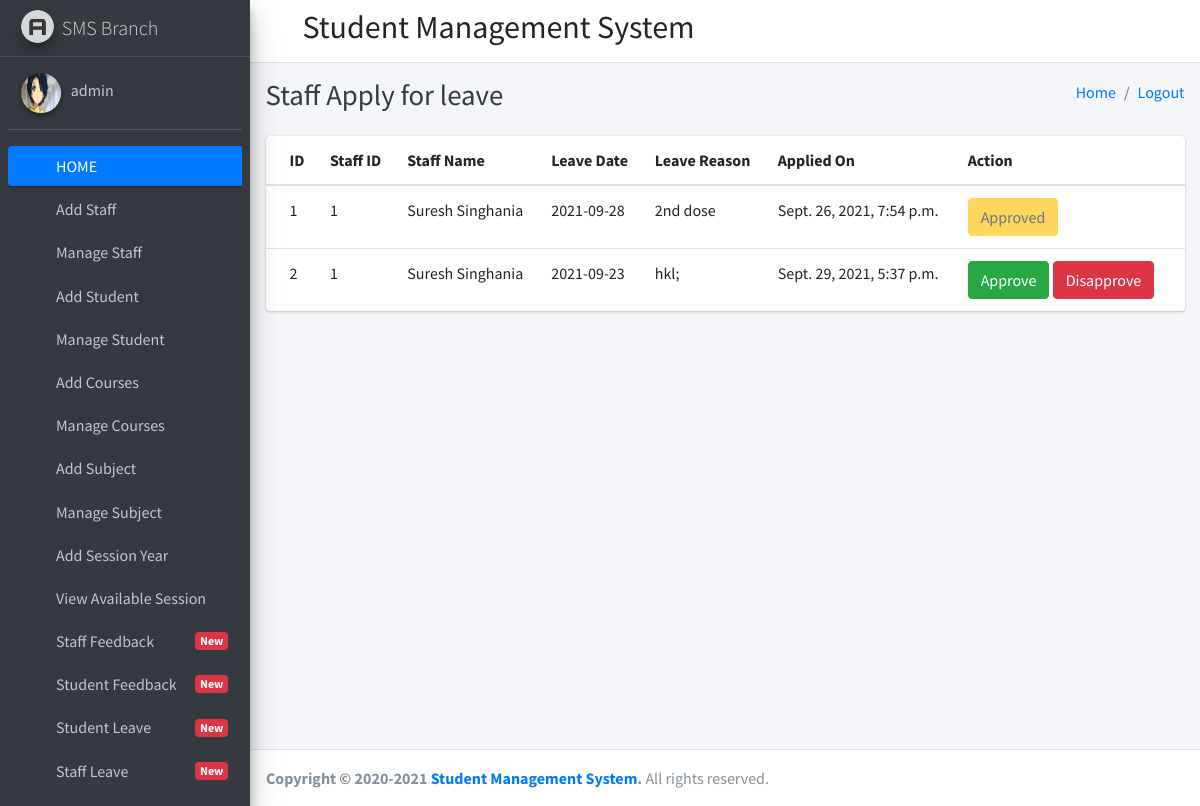
/staff_leave_view (signed in), run on the app's committed database.
### student_management_app/models.py (models this page shows)
class CustomUser(AbstractUser):
    user_type_data=((1,"HOD"),(2,"Staff"),(3,"Student"))
    user_type=models.CharField(default=1,choices=user_type_data,max_length=10)

class LeaveReportStaff(models.Model):
    id = models.AutoField(primary_key=True)
    staff_id = models.ForeignKey(Staffs, on_delete=models.CASCADE)
    leave_date = models.CharField(max_length=255,default="")
    leave_message = models.TextField()
    leave_status = models.IntegerField(default=0)
    created_at = models.DateTimeField(auto_now_add=True)
    updated_at = models.DateTimeField(auto_now_add=True)
    objects = models.Manager()

class Staffs(models.Model):
    id=models.AutoField(primary_key=True)
    admin=models.OneToOneField(CustomUser,on_delete=models.CASCADE,default="")
    address=models.TextField()
    created_at=models.DateTimeField(auto_now_add=True)
    updated_at=models.DateTimeField(auto_now_add=True)
    objects=models.Manager()

### student_management_app/HodViews.py (the view)
# urls.py: path('staff_leave_view', HodViews.staff_leave_view, name="staff_leave_view"),
def staff_leave_view(request):
    leaves = LeaveReportStaff.objects.all()
    return render(request,"hod_templates/staff_leave_view.html",{"leaves":leaves})

### student_management_app/context_processors.py (called while the page is built)
def google_analytics(request: HttpRequest):
    return {
        'GA_KEY': settings.GOOGLE_ANALYTICS_KEY,
    }

### student_management_app/templates/hod_templates/staff_leave_view.html
{% extends 'hod_templates/base_template.html' %}
{% block page_title %}
Staff Apply for leave
{% endblock page_title %}
{% block main_content %}
    <section class="content">
      <div class="container-fluid">
          <div class="row">
              <div class="col-md-12">
            <div class="card card-primary">
              <div class="card-body table-responsive p-0">
                <table class="table table-hover text-nowrap">
                  <thead>
                    <tr>
                      <th>ID</th>
                        <th>Staff ID</th>
                        <th>Staff Name</th>
                        <th>Leave Date</th>
                        <th>Leave Reason</th>
                        <th>Applied On</th>
                        <th>Action</th>
                    </tr>
                  </thead>
                  <tbody>
                    {% for leave in leaves %}
                  <tr>
                    <td>{{ leave.id }}</td>
                      <td>{{ leave.staff_id.id }}</td>
                      <td>{{ leave.staff_id.admin.first_name }} {{ leave.staff_id.admin.last_name }}</td>
                      <td>{{ leave.leave_date }}</td>
                    <td>{{ leave.leave_message }}</td>
                    <td>{{ leave.created_at }}</td>
                    <td>
                      {% if leave.leave_status == 0 %}
                      <a href="{% url 'staff_approve_leave' leave_id=leave.id %}" class="btn btn-success" >Approve</a>
                      <a href="{% url 'staff_disapprove_leave' leave_id=leave.id %}" class="btn btn-danger" >Disapprove</a>
                      {% elif leave.leave_status == 1 %}
                      <button class="btn btn-warning" disabled="disabled" data-toggle="model" data-target="#reply_model">Approved</button>
                      {% else %}
                      <button class="btn btn-danger" disabled="disabled" data-toggle="model" data-target="#reply_model">Disapproved</button>
                      {% endif %}
                    </td>
                  </tr>
                  {% endfor %}
                  </tbody>
                </table>
              </div>
            </div>
          </div>
          </div>
      </div>
    </section>
{% endblock main_content %}

### student_management_app/templates/hod_templates/sidebar_content.html (shortened to what this page needs)
{% load static %}
<aside class="main-sidebar sidebar-dark-primary elevation-4">
    <a href="index3.html" class="brand-link">
      <img src="{% static 'dist/img/AdminLTELogo.png' %}" alt="AdminLTE Logo" class="brand-image img-circle elevation-3"
           style="opacity: .8">
      <span class="brand-text font-weight-light">SMS Branch</span>
    </a>
    <div class="sidebar">
      <div class="user-panel mt-3 pb-3 mb-3 d-flex">
        <div class="image">
          <img src="{% static 'dist/img/aarti.jpg' %}" class="img-circle elevation-2" alt="User Image" style="height: 2.5rem;
    width: 2.5rem;
}">
        </div>
        <div class="info">
          <a href="/admin_profile" class="d-block">{{ user.username }}</a>
        </div>
      </div>
      <nav class="mt-2">
        <ul class="nav nav-pills nav-sidebar flex-column" data-widget="treeview" role="menu" data-accordion="false">
          <li class="nav-item has-treeview menu-open">
            <a href="http://127.0.0.1:8000/admin_home" class="nav-link active">
              <i class="nav-icon fas fa-tachometer-alt"></i>
              <p>
                HOME
              </p>
            </a>
          </li>
          <li class="nav-item">
            <a href="/add_staff" class="nav-link">
              <i class="nav-icon fas fa-th"></i>
              <p>
                Add Staff
              </p>
            </a>
          </li>
          <li class="nav-item">
            <a href="/manage_staff" class="nav-link">
              <i class="nav-icon fas fa-th"></i>
              <p>
                Manage Staff
              </p>
            </a>
          </li>
          <li class="nav-item">
            <a href="/add_student" class="nav-link">
              <i class="nav-icon fas fa-th"></i>
              <p>
                Add Student
              </p>
            </a>
          </li>
          <li class="nav-item">
            <a href="/manage_student" class="nav-link">
              <i class="nav-icon fas fa-th"></i>
              <p>
                Manage Student
              </p>
            </a>
          </li>
          <li class="nav-item">
            <a href="/add_course" class="nav-link">
              <i class="nav-icon fas fa-th"></i>
              <p>
                Add Courses
              </p>
            </a>
          </li>
          <li class="nav-item">
            <a href="/manage_course" class="nav-link">
              <i class="nav-icon fas fa-th"></i>
              <p>
                Manage Courses
              </p>
            </a>
          </li>
          <li class="nav-item">
            <a href="/add_subject" class="nav-link">
              <i class="nav-icon fas fa-th"></i>
              <p>
                Add Subject
              </p>
            </a>
          </li>
          <li class="nav-item">
            <a href="/manage_subject" class="nav-link">
              <i class="nav-icon fas fa-th"></i>
              <p>
                Manage Subject
              </p>
            </a>
          </li>
          <li class="nav-item">
            <a href="/add_session" class="nav-link">
              <i class="nav-icon fas fa-th"></i>
              <p>
                Add Session Year
              </p>
            </a>
          </li>
          <li class="nav-item">
            <a href="/manage_session" class="nav-link">
              <i class="nav-icon fas fa-th"></i>
              <p>
                View Available Session
              </p>
            </a>
          </li>
          <li class="nav-item">
            <a href="/staff_feedback_message" class="nav-link">
              <i class="nav-icon fas fa-th"></i>
              <p>
                Staff Feedback
                <span class="right badge badge-danger">New</span>
              </p>
            </a>
          </li>
          <li class="nav-item">
            <a href="/student_feedback_message" class="nav-link">
              <i class="nav-icon fas fa-th"></i>
              <p>
                Student Feedback
                <span class="right badge badge-danger">New</span>
              </p>
            </a>
          </li>
          <li class="nav-item">
            <a href="/student_leave_view" class="nav-link">
              <i class="nav-icon fas fa-th"></i>
              <p>
                Student Leave
                <span class="right badge badge-danger">New</span>
              </p>
            </a>
          </li>
          <li class="nav-item">
            <a href="/staff_leave_view" class="nav-link">
              <i class="nav-icon fas fa-th"></i>
              <p>
                Staff Leave
                <span class="right badge badge-danger">New</span>
              </p>
            </a>
          </li>
          <li class="nav-item">
            <a href="/admin_sendnotification_staff" class="nav-link">
            </a>
          </li>
        </ul>
      </nav>
    </div>
  </aside>

### data on the page
CustomUser: username "admin"
LeaveReportStaff: id "1", staff_id.id "1", staff_id.admin.first_name "Suresh", staff_id.admin.last_name "Singhania", leave_date "2021-09-28", leave_message "2nd dose", created_at "Sept. 26, 2021, 7:54 p.m.", leave_status "Approved"
LeaveReportStaff: id "2", staff_id.id "1", staff_id.admin.first_name "Suresh", staff_id.admin.last_name "Singhania", leave_date "2021-09-23", leave_message "hkl;", created_at "Sept. 29, 2021, 5:37 p.m.", leave_status "Approve"
